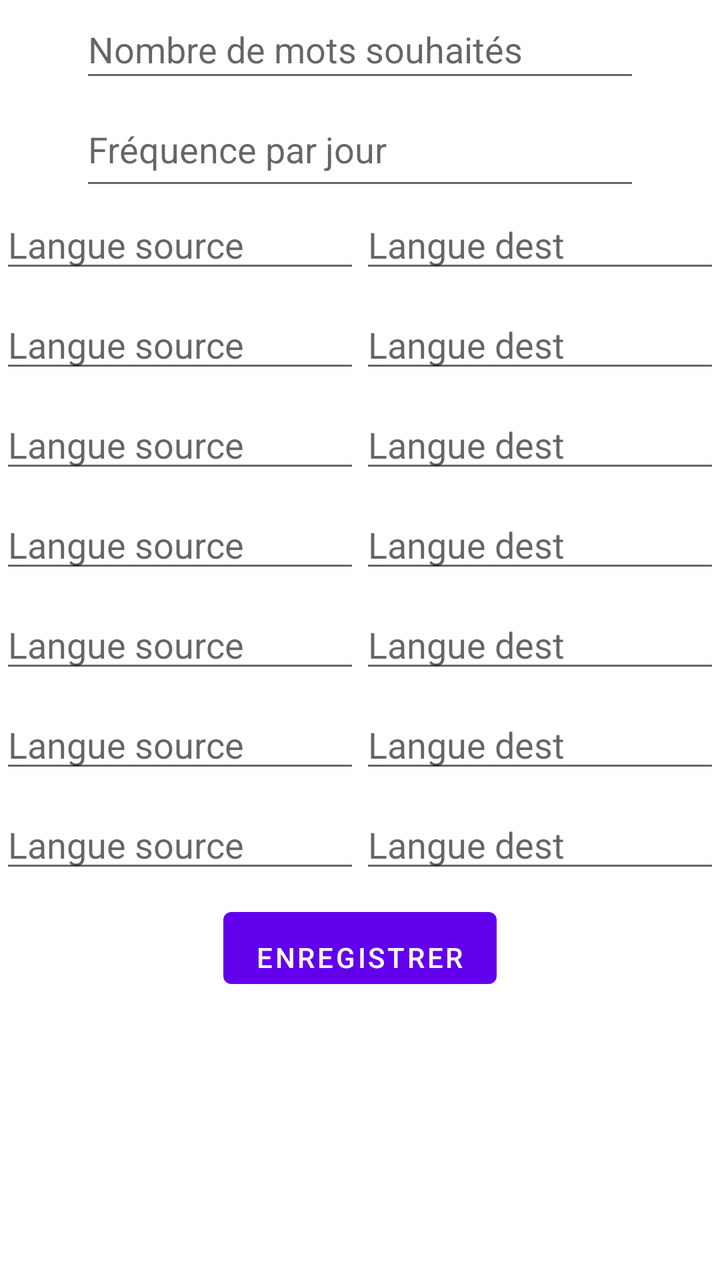
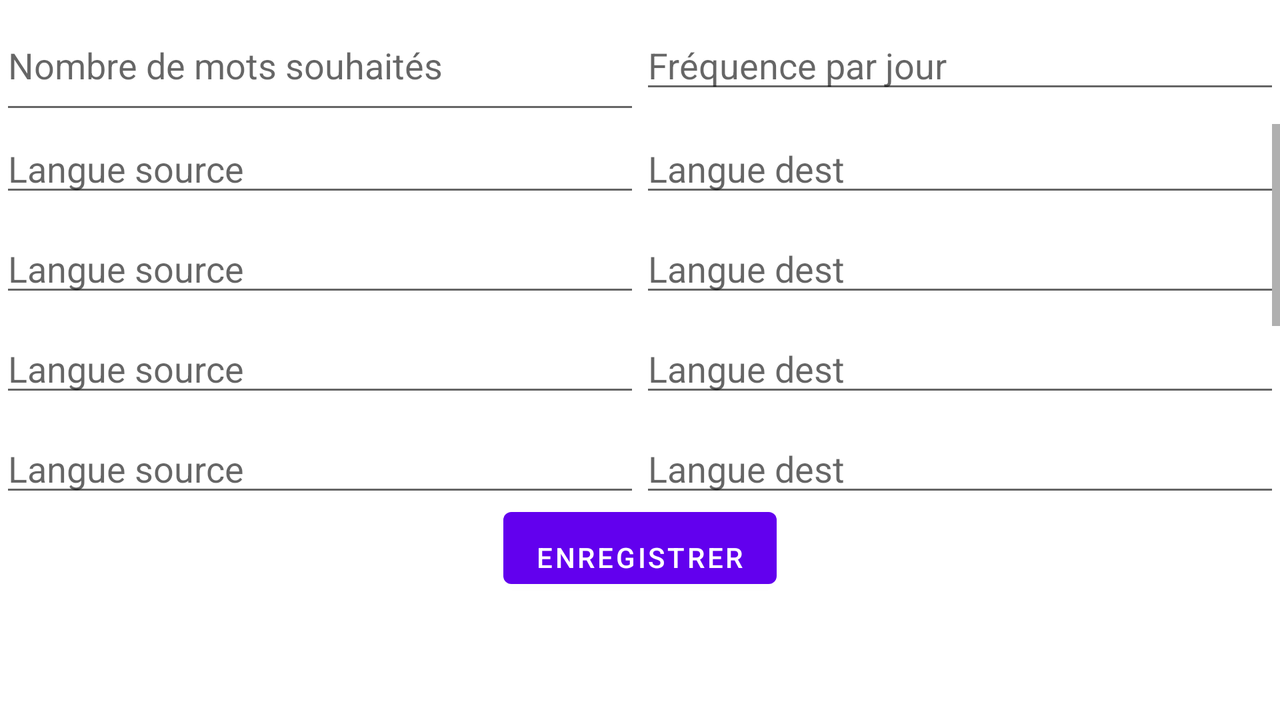

One screen, two layout resources from the same app: the default and the repository's alternative for another configuration. Each is rendered where Android would select it; the XML of both is given below.
<!-- AndroidManifest.xml: application theme Theme.LanguesApp -->
<!-- res/layout/activity_settings.xml -->
<?xml version="1.0" encoding="utf-8"?>
<LinearLayout xmlns:android="http://schemas.android.com/apk/res/android"
    xmlns:app="http://schemas.android.com/apk/res-auto"
    xmlns:tools="http://schemas.android.com/tools"
    android:layout_width="match_parent"
    android:layout_height="match_parent"
    android:orientation="vertical"
    tools:context=".SettingActivity">

    <LinearLayout
        android:layout_width="wrap_content"
        android:layout_height="100dp"
        android:layout_gravity="center"
        android:gravity="center"
        android:orientation="vertical">


        <EditText
            android:id="@+id/nb_words"
            android:inputType="number"
            android:layout_width="280dp"
            android:layout_height="7dp"
            android:layout_weight="1"
            android:hint="Nombre de mots souhaités" />

        <EditText
            android:id="@+id/freq"
            android:layout_width="280dp"
            android:layout_height="15dp"
            android:layout_weight="1"
            android:hint="Fréquence par jour"
            android:inputType="number" />

    </LinearLayout>

    <LinearLayout
        android:layout_width="match_parent"
        android:layout_height="50dp"
        android:orientation="horizontal">

        <EditText
            android:id="@+id/langue_src1"
            android:layout_width="50dp"
            android:layout_height="wrap_content"
            android:layout_weight="1"
            android:hint="Langue source"
            android:inputType="number" />

        <EditText
            android:id="@+id/langue_dst1"
            android:layout_width="50dp"
            android:layout_height="wrap_content"
            android:layout_weight="1"
            android:hint="Langue dest" />
    </LinearLayout>
    <LinearLayout
        android:layout_width="match_parent"
        android:layout_height="50dp"
        android:orientation="horizontal">

        <EditText
            android:id="@+id/langue_src2"
            android:layout_width="50dp"
            android:layout_height="wrap_content"
            android:layout_weight="1"
            android:hint="Langue source"/>

        <EditText
            android:id="@+id/langue_dst2"
            android:layout_width="50dp"
            android:layout_height="wrap_content"
            android:layout_weight="1"
            android:hint="Langue dest" />
    </LinearLayout>

    <LinearLayout
        android:layout_width="match_parent"
        android:layout_height="50dp"
        android:orientation="horizontal">

        <EditText
            android:id="@+id/langue_src3"
            android:layout_width="50dp"
            android:layout_height="wrap_content"
            android:layout_weight="1"
            android:hint="Langue source" />

        <EditText
            android:id="@+id/langue_dst3"
            android:layout_width="50dp"
            android:layout_height="wrap_content"
            android:layout_weight="1"
            android:hint="Langue dest" />
    </LinearLayout>

    <LinearLayout
        android:layout_width="match_parent"
        android:layout_height="50dp"
        android:orientation="horizontal">

        <EditText
            android:id="@+id/langue_src4"
            android:layout_width="50dp"
            android:layout_height="wrap_content"
            android:layout_weight="1"
            android:hint="Langue source" />

        <EditText
            android:id="@+id/langue_dst4"
            android:layout_width="50dp"
            android:layout_height="wrap_content"
            android:layout_weight="1"
            android:hint="Langue dest" />
    </LinearLayout>

    <LinearLayout
        android:layout_width="match_parent"
        android:layout_height="50dp"
        android:orientation="horizontal">

        <EditText
            android:id="@+id/langue_src5"
            android:layout_width="50dp"
            android:layout_height="wrap_content"
            android:layout_weight="1"
            android:hint="Langue source" />

        <EditText
            android:id="@+id/langue_dst5"
            android:layout_width="50dp"
            android:layout_height="wrap_content"
            android:layout_weight="1"
            android:hint="Langue dest" />
    </LinearLayout>

    <LinearLayout
        android:layout_width="match_parent"
        android:layout_height="50dp"
        android:orientation="horizontal">

        <EditText
            android:id="@+id/langue_src6"
            android:layout_width="50dp"
            android:layout_height="wrap_content"
            android:layout_weight="1"
            android:hint="Langue source" />

        <EditText
            android:id="@+id/langue_dst6"
            android:layout_width="50dp"
            android:layout_height="wrap_content"
            android:layout_weight="1"
            android:hint="Langue dest" />
    </LinearLayout>

    <LinearLayout
        android:layout_width="match_parent"
        android:layout_height="50dp"
        android:orientation="horizontal">

        <EditText
            android:id="@+id/langue_src7"
            android:layout_width="50dp"
            android:layout_height="wrap_content"
            android:layout_weight="1"
            android:hint="Langue source" />

        <EditText
            android:id="@+id/langue_dst7"
            android:layout_width="50dp"
            android:layout_height="wrap_content"
            android:layout_weight="1"
            android:hint="Langue dest" />
    </LinearLayout>
    <Button
        android:id="@+id/send"
        android:layout_width="wrap_content"
        android:layout_height="wrap_content"
        android:layout_gravity="center|bottom"
        android:gravity="bottom"
        android:text="Enregistrer" />


</LinearLayout>
<!-- resources referenced by this layout -->
<resources>
  <style name="Theme.LanguesApp" parent="Theme.MaterialComponents.DayNight.DarkActionBar">
          
          <item name="colorPrimary">@color/purple_500</item>
          <item name="colorPrimaryVariant">@color/purple_700</item>
          <item name="colorOnPrimary">@color/white</item>
          
          <item name="colorSecondary">@color/teal_200</item>
          <item name="colorSecondaryVariant">@color/teal_700</item>
          <item name="colorOnSecondary">@color/black</item>
          
          <item name="android:statusBarColor">?attr/colorPrimaryVariant</item>
          
      </style>
</resources>
<!-- res/layout-land/activity_settings.xml (the repository's variant of the layout above) -->
<!-- drawn on the phone turned sideways -->
<?xml version="1.0" encoding="utf-8"?>
<LinearLayout xmlns:android="http://schemas.android.com/apk/res/android"
    xmlns:app="http://schemas.android.com/apk/res-auto"
    xmlns:tools="http://schemas.android.com/tools"
    android:layout_width="match_parent"
    android:layout_height="match_parent"
    android:orientation="vertical"
    tools:context=".SettingActivity">

    <LinearLayout
        android:layout_width="match_parent"
        android:layout_height="62dp"
        android:orientation="horizontal">

        <EditText
            android:id="@+id/nb_words"
            android:layout_width="280dp"
            android:layout_height="match_parent"
            android:layout_weight="1"
            android:hint="Nombre de mots souhaités"
            android:inputType="number" />

        <EditText
            android:id="@+id/freq"
            android:layout_width="280dp"
            android:layout_height="wrap_content"
            android:layout_weight="1"
            android:hint="Fréquence par jour"
            android:inputType="number" />
    </LinearLayout>

    <ScrollView
        android:layout_width="match_parent"
        android:layout_height="188dp">

        <LinearLayout
            android:layout_width="match_parent"
            android:layout_height="wrap_content"
            android:orientation="vertical">

            <LinearLayout
                android:layout_width="match_parent"
                android:layout_height="50dp"
                android:orientation="horizontal">

                <EditText
                    android:id="@+id/langue_src1"
                    android:layout_width="50dp"
                    android:layout_height="wrap_content"
                    android:layout_weight="1"
                    android:hint="Langue source"
                    android:inputType="number" />

                <EditText
                    android:id="@+id/langue_dst1"
                    android:layout_width="50dp"
                    android:layout_height="wrap_content"
                    android:layout_weight="1"
                    android:hint="Langue dest" />

            </LinearLayout>

            <LinearLayout
                android:layout_width="match_parent"
                android:layout_height="50dp"
                android:orientation="horizontal">

                <EditText
                    android:id="@+id/langue_src2"
                    android:layout_width="50dp"
                    android:layout_height="wrap_content"
                    android:layout_weight="1"
                    android:hint="Langue source" />

                <EditText
                    android:id="@+id/langue_dst2"
                    android:layout_width="50dp"
                    android:layout_height="wrap_content"
                    android:layout_weight="1"
                    android:hint="Langue dest" />
            </LinearLayout>

            <LinearLayout
                android:layout_width="match_parent"
                android:layout_height="50dp"
                android:orientation="horizontal">

                <EditText
                    android:id="@+id/langue_src3"
                    android:layout_width="50dp"
                    android:layout_height="wrap_content"
                    android:layout_weight="1"
                    android:hint="Langue source" />

                <EditText
                    android:id="@+id/langue_dst3"
                    android:layout_width="50dp"
                    android:layout_height="wrap_content"
                    android:layout_weight="1"
                    android:hint="Langue dest" />
            </LinearLayout>

            <LinearLayout
                android:layout_width="match_parent"
                android:layout_height="50dp"
                android:orientation="horizontal">

                <EditText
                    android:id="@+id/langue_src4"
                    android:layout_width="50dp"
                    android:layout_height="wrap_content"
                    android:layout_weight="1"
                    android:hint="Langue source" />

                <EditText
                    android:id="@+id/langue_dst4"
                    android:layout_width="50dp"
                    android:layout_height="wrap_content"
                    android:layout_weight="1"
                    android:hint="Langue dest" />
            </LinearLayout>

            <LinearLayout
                android:layout_width="match_parent"
                android:layout_height="50dp"
                android:orientation="horizontal">

                <EditText
                    android:id="@+id/langue_src5"
                    android:layout_width="50dp"
                    android:layout_height="wrap_content"
                    android:layout_weight="1"
                    android:hint="Langue source" />

                <EditText
                    android:id="@+id/langue_dst5"
                    android:layout_width="50dp"
                    android:layout_height="wrap_content"
                    android:layout_weight="1"
                    android:hint="Langue dest" />
            </LinearLayout>

            <LinearLayout
                android:layout_width="match_parent"
                android:layout_height="50dp"
                android:orientation="horizontal">

                <EditText
                    android:id="@+id/langue_src6"
                    android:layout_width="50dp"
                    android:layout_height="wrap_content"
                    android:layout_weight="1"
                    android:hint="Langue source" />

                <EditText
                    android:id="@+id/langue_dst6"
                    android:layout_width="50dp"
                    android:layout_height="wrap_content"
                    android:layout_weight="1"
                    android:hint="Langue dest" />
            </LinearLayout>

            <LinearLayout
                android:layout_width="match_parent"
                android:layout_height="50dp"
                android:orientation="horizontal">

                <EditText
                    android:id="@+id/langue_src7"
                    android:layout_width="50dp"
                    android:layout_height="wrap_content"
                    android:layout_weight="1"
                    android:hint="Langue source" />

                <EditText
                    android:id="@+id/langue_dst7"
                    android:layout_width="50dp"
                    android:layout_height="wrap_content"
                    android:layout_weight="1"
                    android:hint="Langue dest" />

            </LinearLayout>
        </LinearLayout>
    </ScrollView>

    <Button
        android:id="@+id/send"
        android:layout_width="wrap_content"
        android:layout_height="wrap_content"
        android:layout_gravity="center|bottom"
        android:gravity="bottom"
        android:text="Enregistrer" />


</LinearLayout>
